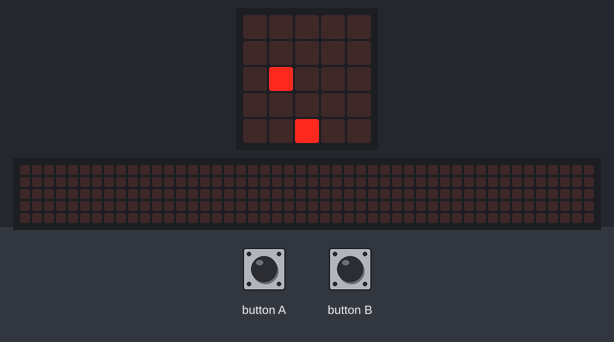
A program run on a simulated BBC micro:bit (MakeCode). On the bench: the board's 5×5 LED display, a strip that is not on the board, showing the scrolling text unrolled. The test bench sets the inputs (shaded band). Random numbers come from a fixed seed; the 48×5 strip is a reading aid, not a part: it shows the text the display is scrolling, unrolled, one strip-width of it at a time.

Above: at 1.2 s.
1.3 s: button A pressed for 0.15 s
At 1.9 s:
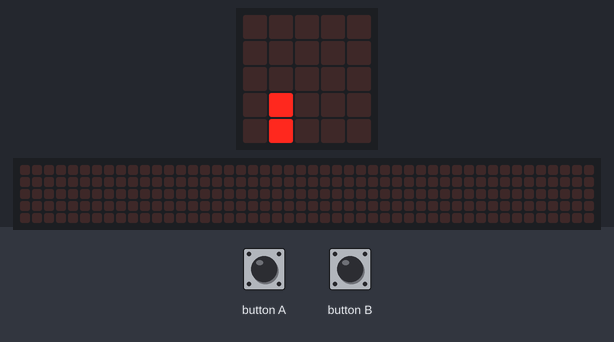
2.0 s: button B pressed for 0.15 s
At 2.36 s:
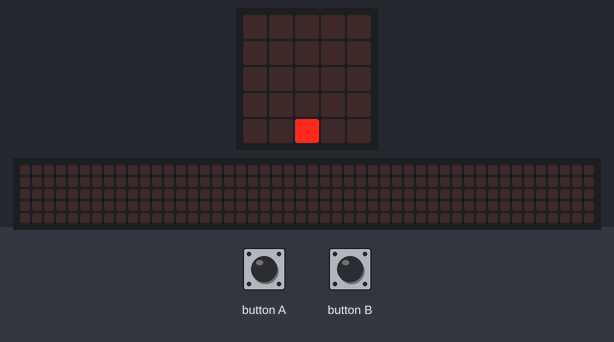
2.7 s: button A pressed for 0.15 s
At 2.95 s:
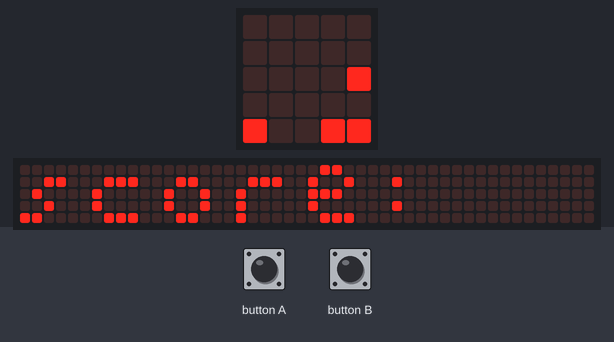
3.4 s: button B pressed for 0.15 s
At 3.7 s:
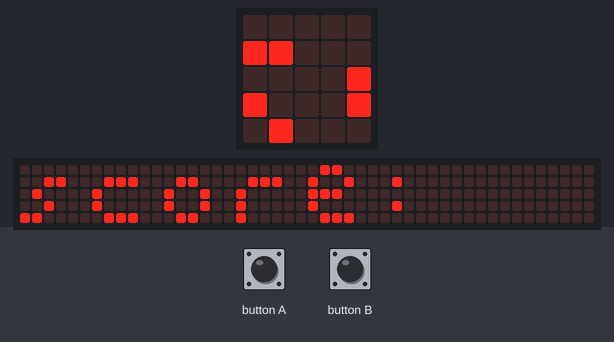
4.1 s: button A pressed for 0.15 s
At 4.45 s:
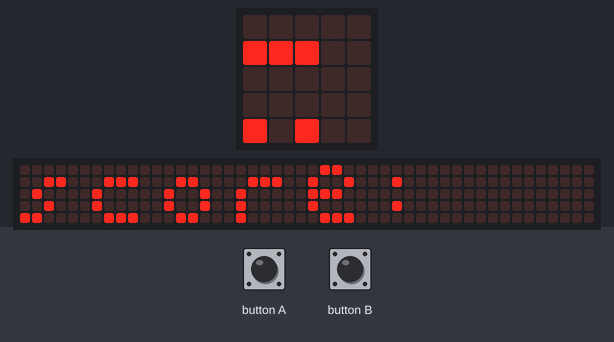
4.8 s: button B pressed for 0.15 s
At 5.04 s:
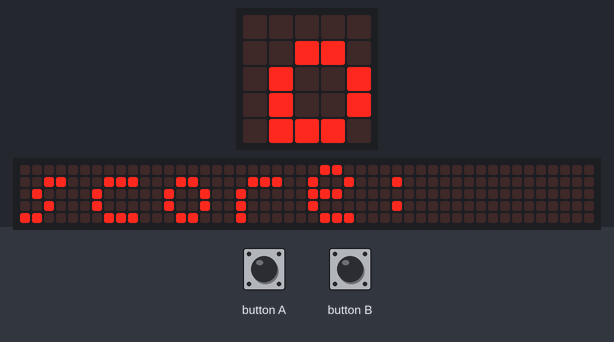
Timing chart, 0 to 7.8 s (numbered marks = the images above; inputs shaded):
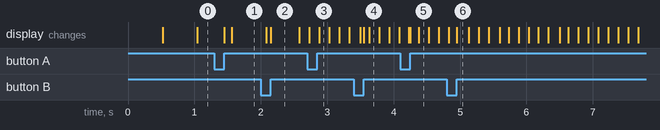

The program:

main.ts
```typescript
input.onButtonPressed(Button.A, function () {
    led.unplot(player, 4)
    player += -1
    if (player < 0) {
        player = 0
    }
    led.plot(player, 4)
})
input.onButtonPressed(Button.B, function () {
    led.unplot(player, 4)
    player += 1
    if (player > 4) {
        player = 4
    }
    led.plot(player, 4)
})
let score = 0
let player = 0
player = 2
led.plot(player, 4)
let PointX = randint(0, 4)
let PointY = -1
let speed = 500
basic.forever(function () {
    led.unplot(PointX, PointY)
    led.plot(player, 4)
    if (PointY == 4) {
        PointX = randint(0, 4)
        PointY = -1
    }
    PointY += 1
    led.plot(PointX, PointY)
    basic.pause(speed)
    if (PointY >= 4 && player == PointX) {
        score += 1
    } else if (PointY >= 4 && player != PointX) {
        basic.clearScreen()
        basic.showString("score:")
        basic.showNumber(score)
        player = 2
        score = 0
        basic.clearScreen()
    }
    if (score == 5) {
        speed = 450
    } else if (score == 10) {
        speed = 300
    } else if (score == 15) {
        speed = 250
    } else if (score == 20) {
        speed = 200
    } else if (score == 25) {
        speed = 150
    } else if (score == 0) {
        speed = 500
    }
})
```

test.ts
```typescript
// les tests vont ici ; cela ne sera pas compilé si ce paquet est utilisé en tant qu'extension.
```

Measured:
- what the display in image 2 shows lasts 0.4 s, from 2.2 s to 2.6 s
